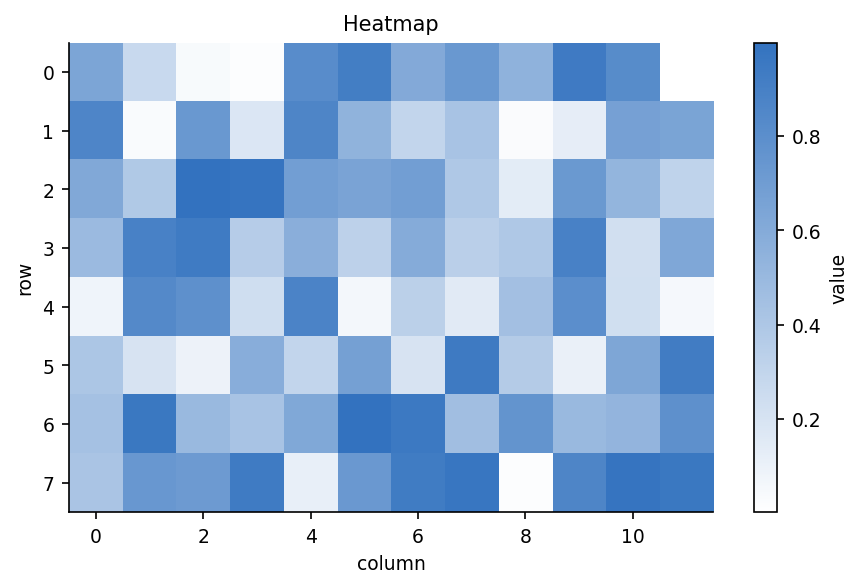

The script that saved this image:
"""heatmap_basic: 基础热力图."""
import sys, os; sys.path.insert(0, os.path.join(os.path.dirname(os.path.abspath(__file__)), '..', '..', '_utils', 'python'))
import matplotlib.pyplot as plt
from theme import apply_theme
from palette import sequential
from demo_data import gen_matrix

def make_figure(M=None, title='Heatmap'):
    apply_theme()
    if M is None:
        M = gen_matrix(rows=8, cols=12)
    fig, ax = plt.subplots()
    im = ax.imshow(M, cmap=sequential(hue='blue'), aspect='auto')
    fig.colorbar(im, ax=ax, label='value')
    ax.set_xlabel('column'); ax.set_ylabel('row'); ax.set_title(title)
    fig.tight_layout()
    return fig

if __name__ == '__main__':
    fig = make_figure()
    fig.savefig(__file__.replace('.py', '.png'), dpi=150)
